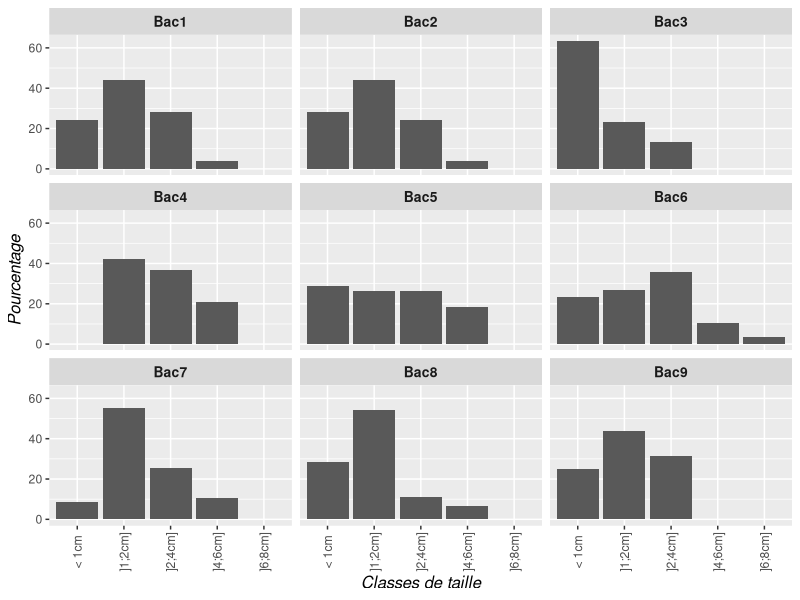
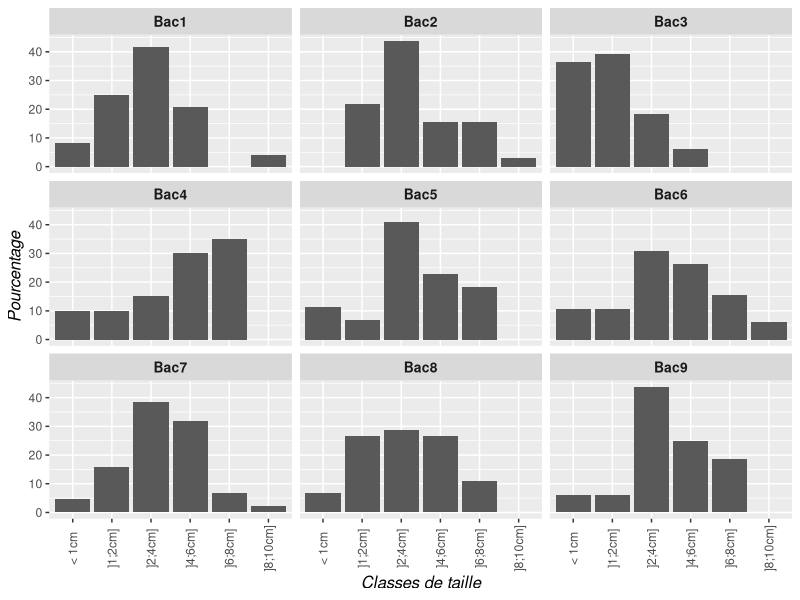
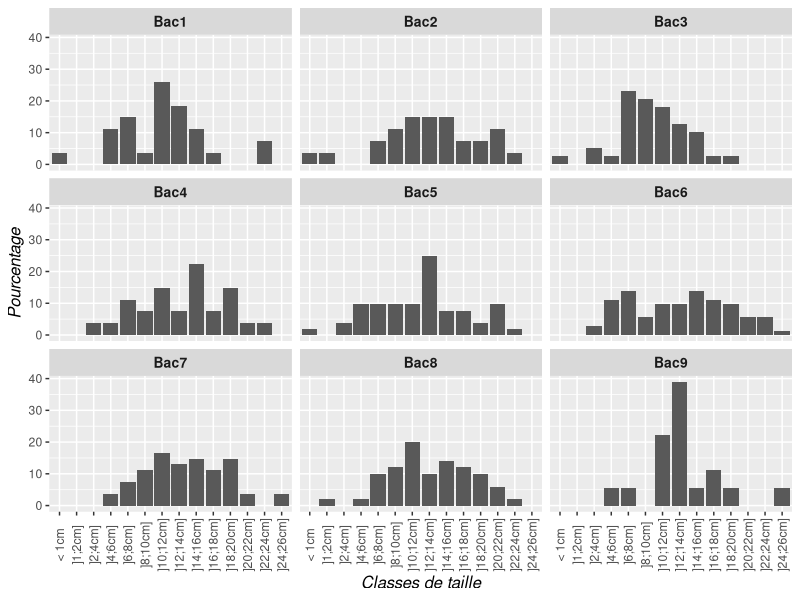

Here is the R script that generated these plots, in order:
## ---- chunk 1
knitr::opts_chunk$set(echo = FALSE,fig.align="center")
require(tidyverse)
require(plotly)
require(lubridate)
## ---- chunk 2
S27052020 <- readxl::read_xlsx("./data/culture_Intechmer/fichier_donnees_culture.xlsx",sheet="27052020")
S27052020 <- S27052020 %>% gather(-taille,key="bac",value="nombre") %>% drop_na() %>% group_by(bac) %>% mutate(nbPourc=(nombre/sum(nombre))*100)
S27052020$taille <- factor(S27052020$taille,c("< 1cm","]1;2cm]","]2;4cm]","]4;6cm]","]6;8cm]"),ordered=T)
ggplot(S27052020,aes(x=taille,y=nbPourc))+geom_bar(stat="identity")+facet_wrap(~bac,ncol=3)+
  ylab("Pourcentage")+xlab("Classes de taille")+
  theme(strip.text = element_text(face="bold",size=10),
        axis.title = element_text(face="italic",size=12),
        axis.text.x = element_text(angle=90,vjust=0.5))
## ---- chunk 3
S10062020 <- readxl::read_xlsx("./data/culture_Intechmer/fichier_donnees_culture.xlsx",sheet="10062020")
S10062020 <- S10062020 %>% gather(-taille,key="bac",value="nombre") %>% drop_na() %>% group_by(bac) %>% mutate(nbPourc=(nombre/sum(nombre))*100)
S10062020$taille <- factor(S10062020$taille,c("< 1cm","]1;2cm]","]2;4cm]","]4;6cm]","]6;8cm]","]8;10cm]"),ordered=T)
ggplot(S10062020,aes(x=taille,y=nbPourc))+geom_bar(stat="identity")+facet_wrap(~bac,ncol=3)+
  ylab("Pourcentage")+xlab("Classes de taille")+
  theme(strip.text = element_text(face="bold",size=10),
        axis.title = element_text(face="italic",size=12),
        axis.text.x = element_text(angle=90,vjust=0.5))
## ---- chunk 4
S29062020 <- readxl::read_xlsx("./data/culture_Intechmer/fichier_donnees_culture.xlsx",sheet="29062020")
S29062020 <- S29062020 %>% gather(-taille,key="bac",value="nombre") %>% drop_na() %>% group_by(bac) %>% mutate(nbPourc=(nombre/sum(nombre))*100)
S29062020$taille <- factor(S29062020$taille,c("< 1cm","]1;2cm]","]2;4cm]","]4;6cm]","]6;8cm]","]8;10cm]","]10;12cm]","]12;14cm]","]14;16cm]","]16;18cm]","]18;20cm]",
                                              "]20;22cm]","]22;24cm]","]24;26cm]"),ordered=T)
ggplot(S29062020,aes(x=taille,y=nbPourc))+geom_bar(stat="identity")+facet_wrap(~bac,ncol=3)+
  ylab("Pourcentage")+xlab("Classes de taille")+
  theme(strip.text = element_text(face="bold",size=10),
        axis.title = element_text(face="italic",size=12),
        axis.text.x = element_text(angle=90,vjust=0.5))
